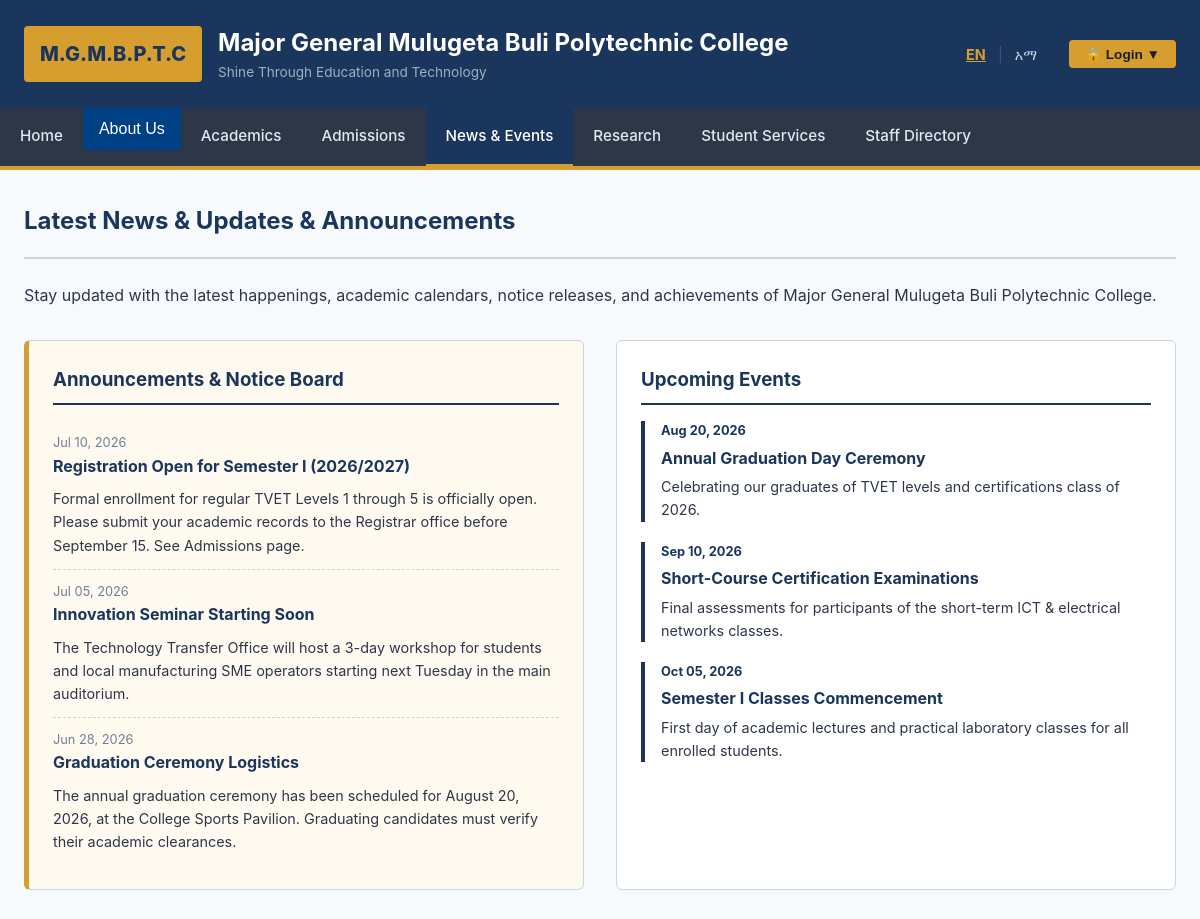
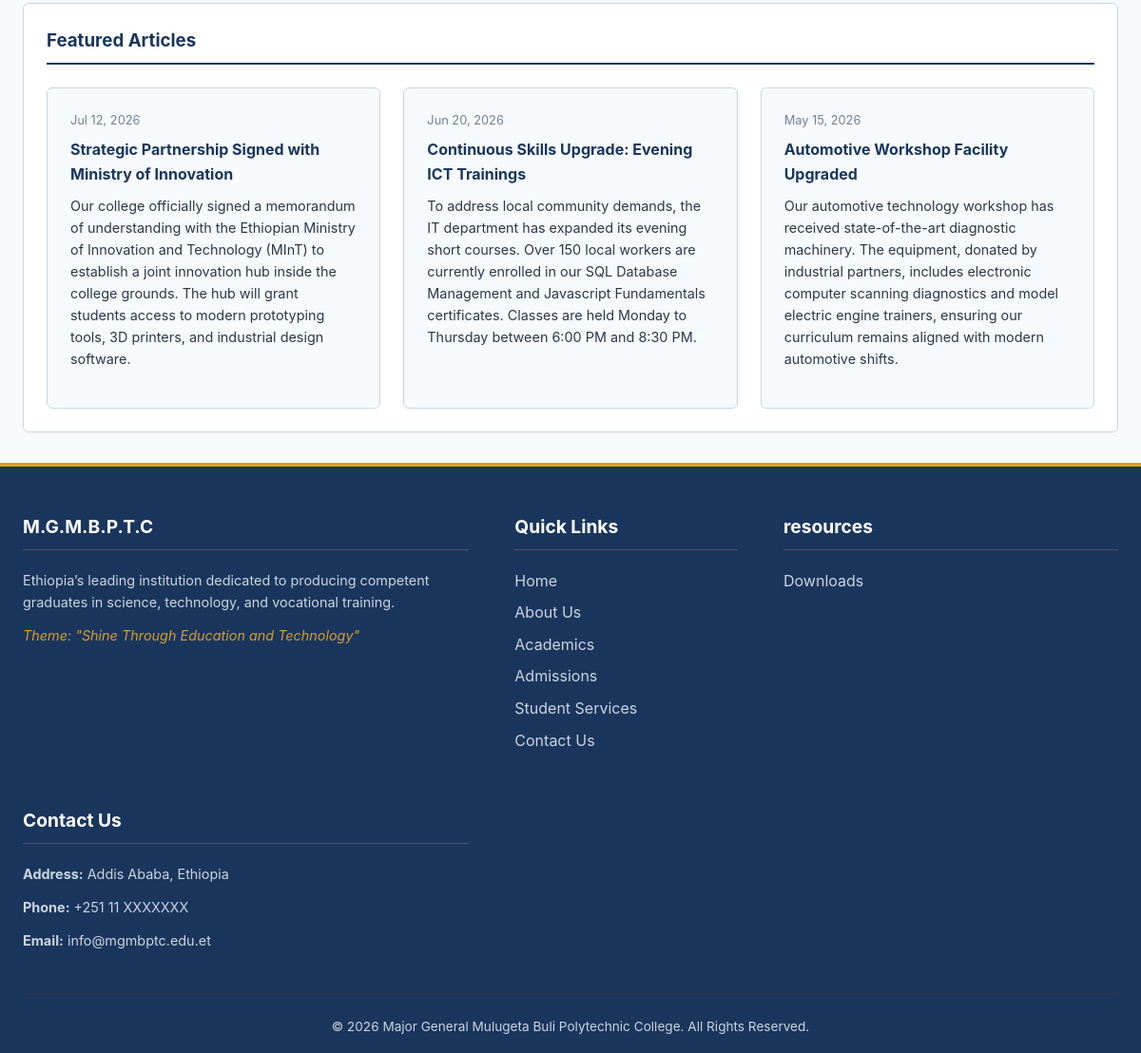
Page /news.php on the committed database (2 pictures, top to bottom).
### tables this page shows
CREATE TABLE `news_events` (
  `id` int(11) NOT NULL,
  `title_en` varchar(255) NOT NULL,
  `title_am` varchar(255) NOT NULL,
  `content_en` text NOT NULL,
  `content_am` text NOT NULL,
  `type` enum('news','event','announcement') NOT NULL,
  `date_posted` date NOT NULL,
  `created_at` timestamp NOT NULL DEFAULT current_timestamp()
);

### includes/lang.php (called while the page is built, shortened)
<?php
$lang = $_SESSION['lang'];
function __($key) {
    global $translations, $lang;
    return $translations[$lang][$key] ?? $translations['en'][$key] ?? $key;
}
?>

### news.php (the view, shortened to what this page needs)
<?php
require_once __DIR__ . '/includes/header.php';
require_once __DIR__ . '/includes/db.php';
$title_field = ($lang === 'am') ? 'title_am' : 'title_en';
$content_field = ($lang === 'am') ? 'content_am' : 'content_en';
$announcements = [];
$events = [];
$news = [];
if ($pdo) {
    try {
        $announcements = $pdo->query("SELECT * FROM news_events WHERE type = 'announcement' ORDER BY date_posted DESC")->fetchAll();
        $events = $pdo->query("SELECT * FROM news_events WHERE type = 'event' ORDER BY date_posted ASC")->fetchAll();
        $news = $pdo->query("SELECT * FROM news_events WHERE type = 'news' ORDER BY date_posted DESC")->fetchAll();
    } catch (\PDOException $e) {
    }
}
?>
<div class="page-header">
    <h2><?php echo __('latest_news'); ?> & Announcements</h2>
</div>
<p style="margin-bottom: 2rem;">
    Stay updated with the latest happenings, academic calendars, notice releases, and achievements of Major General Mulugeta Buli Polytechnic College.
</p>
<div class="grid-2">
    <div class="card notice-board" id="announcements-section">
        <h3><?php echo __('announcements'); ?></h3>
        <div class="notice-list">
            <?php foreach ($announcements as $ann): ?>
                <div class="notice-item" id="notice<?php echo $ann['id']; ?>">
                    <span class="notice-date"><?php echo date('M d, Y', strtotime($ann['date_posted'])); ?></span>
                    <h4><?php echo htmlspecialchars($ann[$title_field]); ?></h4>
                    <p style="font-size: 0.9rem; margin-top: 0.25rem;">
                        <?php echo htmlspecialchars($ann[$content_field]); ?>
                    </p>
                </div>
            <?php endforeach; ?>
        </div>
    </div>
    <div class="card" id="events-section">
        <h3><?php echo __('upcoming_events'); ?></h3>
        <?php foreach ($events as $ev): ?>
            <div style="margin-bottom: 1.25rem; border-left: 4px solid var(--primary-color); padding-left: 1rem;" id="event<?php echo $ev['id']; ?>">
                <span class="notice-date" style="font-weight: bold; color: var(--primary-color);">
                    <?php echo date('M d, Y', strtotime($ev['date_posted'])); ?>
                </span>
                <h4 style="margin: 0.25rem 0;"><?php echo htmlspecialchars($ev[$title_field]); ?></h4>
                <p style="font-size: 0.9rem;"><?php echo htmlspecialchars($ev[$content_field]); ?></p>
            </div>
        <?php endforeach; ?>
    </div>
</div>
<section class="card" style="margin-bottom: 2rem;">
    <h3>Featured Articles</h3>
    <div class="grid-3" style="margin-top: 1.5rem; margin-bottom: 0;">
        <?php foreach ($news as $item): ?>
            <div class="card" style="background-color: var(--bg-light);" id="news<?php echo $item['id']; ?>">
                <span class="notice-date" style="margin-bottom: 0.5rem; display: block;">
                    <?php echo date('M d, Y', strtotime($item['date_posted'])); ?>
                </span>
                <h4><?php echo htmlspecialchars($item[$title_field]); ?></h4>
                <p style="font-size: 0.9rem; margin-bottom: 1rem;">
                    <?php echo htmlspecialchars($item[$content_field]); ?>
                </p>
            </div>
        <?php endforeach; ?>
    </div>
</section>
<?php
require_once __DIR__ . '/includes/footer.php';
?>

### css/style.css (style rules this page uses)
:root { --primary-color: #1a365d; --accent-color: #d69e2e; --text-color: #2d3748; --bg-light: #f7fafc; --bg-white: #ffffff; --border-color: #cbd5e0; --font-stack: -apple-system, BlinkMacSystemFont, "Segoe UI", Roboto, Helvetica, Arial, sans-serif; --max-width: 1200px; }
* { margin: 0; padding: 0; box-sizing: border-box; }
body { font-family: var(--font-stack); color: var(--text-color); background-color: var(--bg-light); line-height: 1.6; }
h1, h2, h3, h4, h5, h6 { color: var(--primary-color); margin-bottom: 0.5rem; font-weight: 700; }
.grid-2 { display: grid; grid-template-columns: 1fr 1fr; gap: 2rem; margin-bottom: 2rem; }
.grid-3 { display: grid; grid-template-columns: 1fr 1fr 1fr; gap: 1.5rem; margin-bottom: 2rem; }
.card { background-color: var(--bg-white); border: 1px solid var(--border-color); padding: 1.5rem; border-radius: 6px; }
.card h3 { border-bottom: 2px solid var(--primary-color); padding-bottom: 0.5rem; margin-bottom: 1rem; }
.notice-board { background-color: #fffaf0; border-left: 5px solid var(--accent-color); }
.notice-list { list-style: none; }
.notice-item { padding: 0.75rem 0; border-bottom: 1px dashed var(--border-color); }
.notice-item:last-child { border-bottom: none; }
.notice-date { font-size: 0.8rem; color: #718096; display: block; }
.page-header { border-bottom: 2px solid var(--border-color); padding-bottom: 0.5rem; margin-bottom: 1.5rem; }

### rows in the picture
news_events: date_posted "Jul 10, 2026", title_en "Registration Open for Semester I (2026/2027)", content_en "Formal enrollment for regular TVET Levels 1 through 5 is officially open. Please submit your academic records to the Registrar office before September 15. See Admissions page."
news_events: date_posted "Jul 05, 2026", title_en "Innovation Seminar Starting Soon", content_en "The Technology Transfer Office will host a 3-day workshop for students and local manufacturing SME operators starting next Tuesday in the main auditorium."
news_events: date_posted "Jun 28, 2026", title_en "Graduation Ceremony Logistics", content_en "The annual graduation ceremony has been scheduled for August 20, 2026, at the College Sports Pavilion. Graduating candidates must verify their academic clearances."
news_events: date_posted "Aug 20, 2026", title_en "Annual Graduation Day Ceremony", content_en "Celebrating our graduates of TVET levels and certifications class of 2026."
news_events: date_posted "Sep 10, 2026", title_en "Short-Course Certification Examinations", content_en "Final assessments for participants of the short-term ICT & electrical networks classes."
news_events: date_posted "Oct 05, 2026", title_en "Semester I Classes Commencement", content_en "First day of academic lectures and practical laboratory classes for all enrolled students."
news_events: date_posted "Jul 12, 2026", title_en "Strategic Partnership Signed with Ministry of Innovation", content_en "Our college officially signed a memorandum of understanding with the Ethiopian Ministry of Innovation and Technology (MInT) to establish a joint innovation hub inside the college grounds. The hub will grant students access to modern prototyping tools, 3D printers, and industrial design software."
news_events: date_posted "Jun 20, 2026", title_en "Continuous Skills Upgrade: Evening ICT Trainings", content_en "To address local community demands, the IT department has expanded its evening short courses. Over 150 local workers are currently enrolled in our SQL Database Management and Javascript Fundamentals certificates. Classes are held Monday to Thursday between 6:00 PM and 8:30 PM."
news_events: date_posted "May 15, 2026", title_en "Automotive Workshop Facility Upgraded", content_en "Our automotive technology workshop has received state-of-the-art diagnostic machinery. The equipment, donated by industrial partners, includes electronic computer scanning diagnostics and model electric engine trainers, ensuring our curriculum remains aligned with modern automotive shifts."

### other values in the picture
__('college_name') "Major General Mulugeta Buli Polytechnic College"
__('motto') "Shine Through Education and Technology"
__('nav_home') "Home"
__('nav_about') "About Us"
__('nav_academics') "Academics"
__('nav_admission') "Admissions"
__('nav_news') "News & Events"
__('nav_research') "Research"
__('nav_services') "Student Services"
__('nav_staff') "Staff Directory"
__('latest_news') "Latest News & Updates"
__('announcements') "Announcements & Notice Board"
__('upcoming_events') "Upcoming Events"
__('college_short') "M.G.M.B.P.T.C"
__('hero_desc') "Ethiopia’s leading institution dedicated to producing competent graduates in science, technology, and vocational training."
